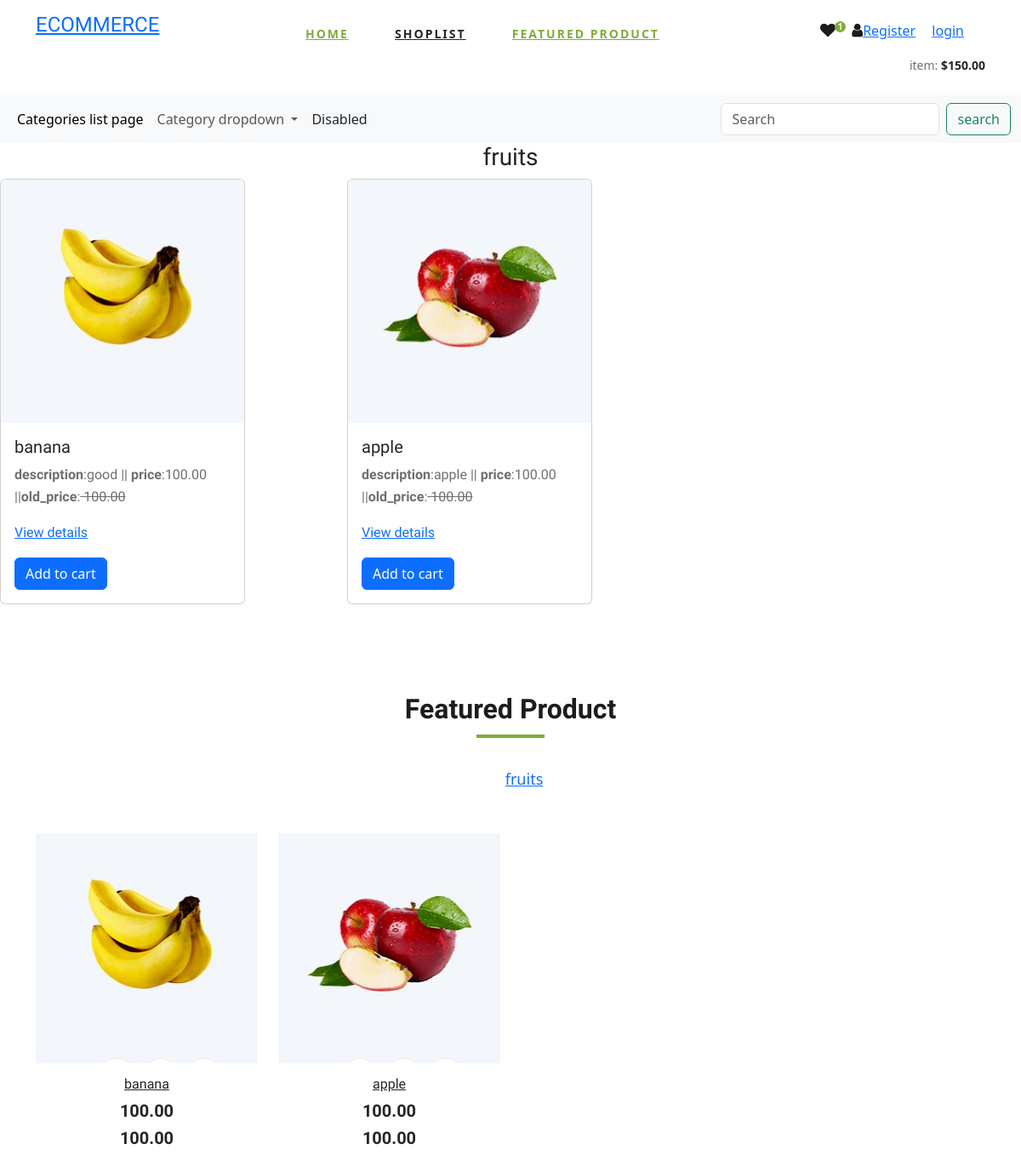
Page /category_product_list/cat2ghgac142e/ on the committed database.
### main/models.py (models this page shows, shortened)
class Category(models.Model):
    cid = ShortUUIDField(unique=True,length = 10,max_length=30,prefix='cat',alphabet="adcdefgh12345")
    title = models.CharField(max_length=100)
    image = models.ImageField(upload_to='category/images/',null=True,blank=True)

class Product(models.Model):
    pid = ShortUUIDField(unique=True,length=10,max_length=20,alphabet="abcdefgh12345",prefix="pro")
    vendor = models.ForeignKey(Vendor,on_delete=models.SET_NULL,null=True)
    category = models.ForeignKey(Category,on_delete=models.SET_NULL,null=True)
    title = models.CharField(max_length=100)
    image = models.ImageField(upload_to='product/images/',null=True,blank=True)
    description = models.TextField(null=True,blank=True)
    price = models.DecimalField(max_digits=999999999,decimal_places=2,default="100")
    old_price = models.DecimalField(max_digits=999999999,decimal_places=2,default="100")
    specifications = models.TextField(null=True,blank=True)
    tags = models.ForeignKey(Tags,on_delete=models.SET_NULL,null=True)
    product_status = models.CharField(choices=STATUS,max_length=10,default="in_review")
    in_stock = models.BooleanField(default=True)
    status = models.BooleanField(default=True)
    featured = models.BooleanField(default=True)
    digital = models.BooleanField(default=True)
    quantity = models.IntegerField(default=0)
    sku = ShortUUIDField(unique=True,length=4,max_length=20,alphabet="1234567890",prefix="sku")
    date = models.DateTimeField(auto_now_add=True)
    updated = models.DateTimeField(null=True,blank=True)

### main/views.py (the view)
# urls.py: path('category_product_list/<str:cid>/',views.category_product_list,name='category_product_list'),
def category_product_list(request,cid):
    category = Category.objects.get(cid=cid)
    products = Product.objects.filter(category=category)
    context = {
        'category':category,
        'products':products
    }
    return render(request,'category/category_product_list.html',context)

### main/context_processor.py (called while the page is built)
def default(request):
    categories = Category.objects.all()
    products = Product.objects.all()
    return {
        'categories' : categories,
        'products':products
    }

### Templates/category/category_product_list.html (shortened to what this page needs)
{% extends "index.html" %}
{% block categoryproductlist %}
<h3 style="text-align:center">{{ category.title }}</h3>
<div class="row">
    {% for product in products %}
    <div class="col-md-4">
      <div class="card mb-4" style="width: 18rem;">
        <img src="{{ product.image.url }}" class="card-img-top" alt="image">
        <div class="card-body">
          <h5 class="card-title">{{ product.title }}</h5>
          <p class="card-text"><b>description</b>:{{ product.description }} || <b>price</b>:{{ product.price }} ||<b>old_price</b>:<strike> {{ product.old_price }}</strike></p>
          <p><a href="{% url 'product_detail_view' pid=product.pid %}">View details</a></p>
          <a href="#" class="btn btn-primary">Add to cart</a>
        </div>
      </div>
    </div>
    {% endfor %}
  </div>
{% endblock %}

### Templates/index.html (shortened to what this page needs)
<!DOCTYPE html>
<html lang="zxx">
{% load static %}
<head>
    <link rel="stylesheet" href="{% static 'css/bootstrap.min.css' %}" type="text/css">
    <link rel="stylesheet" href="{% static 'css/font-awesome.min.css' %}" type="text/css">
    <link rel="stylesheet" href="{% static 'css/elegant-icons.css' %}" type="text/css">
    <link rel="stylesheet" href="{% static 'css/nice-select.css' %}" type="text/css">
    <link rel="stylesheet" href="{% static 'css/jquery-ui.min.css' %}" type="text/css">
    <link rel="stylesheet" href="{% static 'css/owl.carousel.min.css' %}" type="text/css">
    <link rel="stylesheet" href="{% static 'css/slicknav.min.css' %}" type="text/css">
    <link rel="stylesheet" href="{% static 'css/style.css' %}" type="text/css">
    <link href="https://cdn.jsdelivr.net/npm/bootstrap@5.3.3/dist/css/bootstrap.min.css" rel="stylesheet">
</head>
<body>
    <header class="header">
        <div class="container">
            <div class="row">
                <div class="col-lg-3">
                    <div class="header__logo">
                        <a href="{% url 'home' %}"><h4>ECOMMERCE</h4></a>
                    </div>
                </div>
                <div class="col-lg-6">
                    <nav class="header__menu">
                        <ul>
                            <li class="active"><a href="{% url 'home' %}">Home</a></li>
                            <li><a href="#">shoplist</a>
                            </li>
                            <li class="active"><a href="#featured_sec">Featured Product</a></li>
                        </ul>
                    </nav>
                </div>
                <div class="col-lg-3">
                    <div class="header__cart">
                        <ul>
                            <li><a href="#"><i class="fa fa-heart"></i> <span>1</span></a></li>
                            {% if user.is_authenticated %}
                            {{ user.username }}
                            <li><a href="{% url 'user_logout' %}"><i class="fa fa-user"></i> Logout</a></li>
                            <li><a href="{% url 'viewaddtocart' %}"><i class="fa fa-shopping-cart"></i> cart</a></li>
                            <li><a href="{% url 'my_orders' %}">my_orders</a></li>
                            {% else %}
                            <li> <a href="{% url 'register' %}"><i class="fa fa-user"></i>Register </a></li>
                            <li> <a href="{% url 'user_login' %}">login </a></li>
                            {% endif %}
                        </ul>
                        <div class="header__cart__price">item: <span>$150.00</span></div>
                    </div>
                </div>
            </div>
        </div>
    </header>
<nav class="navbar bg-white navbar-expand-lg bg-body-tertiary" data-bs-theme="light">
    <div class="container-fluid">
      <div class="collapse navbar-collapse" id="navbarSupportedContent">
        <ul class="navbar-nav me-auto mb-2 mb-lg-0">
          <li class="nav-item">
            <a class="nav-link active" aria-current="page" href="{% url 'category_list' %}">Categories list page</a>
          </li>
          <li class="nav-item dropdown">
            <a class="nav-link dropdown-toggle" href="#" role="button" data-bs-toggle="dropdown" aria-expanded="false">
              Category dropdown
            </a>
          </li>
          <li class="nav-item">
            <a class="nav-link " aria-disabled="true">Disabled</a>
          </li>
        </ul>
        <form class="d-flex" role="search" method='post' action = "{% url 'searchindex' %}">
          <input class="form-control me-2" name="searched"  type="search" placeholder="Search" aria-label="Search">
          <button class="btn btn-outline-success" type='submit' >search</button>
        </form>
      </div>
    </div>
  </nav>
{% block categoryproductlist %}
{% endblock %}
    <section class="featured spad">
        <div class="container">
            <div class="row">
                <div class="col-lg-12">
                    <div class="section-title" id="featured_sec">
                        <h2>Featured Product</h2>
                    </div>
                    <div class="featured__controls">
                        <ul>
                            {% for category in categories %}
                            <li><a href="{% url 'category_product_list' category.cid %}" class="active" >{{ category.title }}</a></li>
                            {% endfor %}
                        </ul>
                    </div>
                </div>
            </div>
            <div class="row featured__filter">
                {% if products %}
                {% for product in products %}
                <div class="col-lg-3 col-md-4 col-sm-6 mix oranges fresh-meat">
                    <div class="featured__item">
                        <div class="featured__item__pic set-bg" data-setbg="{{ product.image.url }}">
                            <ul class="featured__item__pic__hover">
                                <li><a href="#"></a></li>
                                <li><a href="{% url 'product_detail_view' product.pid %}"></a></li>
                                <li><a href="{% url 'addtocart' product.pid %}"></a></li>
                            </ul>
                        </div>
                        <div class="featured__item__text">
                            <h6><a href="#">{{ product.title }}</a></h6>
                            <h5>{{ product.price }}</h5><h5>{{ product.old_price }}</h5>
                        </div>
                    </div>
                </div>
                {% endfor %}
                {% endif %}
            </div>
        </div>
    </section>
</body>
</html>

### static/css/style.css (style rules this page uses)
html, body { height: 100%; font-family: "Cairo", sans-serif; -webkit-font-smoothing: antialiased; font-smoothing: antialiased; }
h1, h2, h3, h4, h5, h6 { margin: 0; color: #111111; font-weight: 400; font-family: "Cairo", sans-serif; }
h2 { font-size: 36px; }
h3 { font-size: 30px; }
h4 { font-size: 24px; }
h5 { font-size: 18px; }
h6 { font-size: 16px; }
p { font-size: 16px; font-family: "Cairo", sans-serif; color: #6f6f6f; font-weight: 400; line-height: 26px; margin: 0 0 15px 0; }
img { max-width: 100%; }
ul, ol { padding: 0; margin: 0; }
.section-title { margin-bottom: 50px; text-align: center; }
.section-title h2 { color: #1c1c1c; font-weight: 700; position: relative; }
.section-title h2:after { position: absolute; left: 0; bottom: -15px; right: 0; height: 4px; width: 80px; background: #7fad39; content: ""; margin: 0 auto; }
.set-bg { background-repeat: no-repeat; background-size: cover; background-position: top center; }
.spad { padding-top: 100px; padding-bottom: 100px; }
.header__logo { padding: 15px 0; }
.header__logo a { display: inline-block; }
.header__menu { padding: 24px 0; }
.header__menu ul li { list-style: none; display: inline-block; margin-right: 50px; position: relative; }
.header__menu ul li.active a { color: #7fad39; }
.header__menu ul li:last-child { margin-right: 0; }
.header__menu ul li a { font-size: 14px; color: #252525; text-transform: uppercase; font-weight: 700; letter-spacing: 2px; -webkit-transition: all, 0.3s; -moz-transition: all, 0.3s; -ms-transition: all, 0.3s; -o-transition: all, 0.3s; transition: all, 0.3s; padding: 5px 0; display: block; }
.header__cart { text-align: right; padding: 24px 0; }
.header__cart ul { display: inline-block; margin-right: 25px; }
.header__cart ul li { list-style: none; display: inline-block; margin-right: 15px; }
.header__cart ul li:last-child { margin-right: 0; }
.header__cart ul li a { position: relative; }
.header__cart ul li a i { font-size: 18px; color: #1c1c1c; }
.header__cart ul li a span { height: 13px; width: 13px; background: #7fad39; font-size: 10px; color: #ffffff; line-height: 13px; text-align: center; font-weight: 700; display: inline-block; border-radius: 50%; position: absolute; top: 0; right: -12px; }
.header__cart .header__cart__price { font-size: 14px; color: #6f6f6f; display: inline-block; }
.header__cart .header__cart__price span { color: #252525; font-weight: 700; }
.featured { padding-top: 80px; padding-bottom: 40px; }
.featured__controls { text-align: center; margin-bottom: 50px; }
.featured__controls ul li { list-style: none; font-size: 18px; color: #1c1c1c; display: inline-block; margin-right: 25px; position: relative; cursor: pointer; }
.featured__controls ul li:after { position: absolute; left: 0; bottom: -2px; width: 100%; height: 2px; background: #7fad39; content: ""; opacity: 0; }
.featured__controls ul li:last-child { margin-right: 0; }
.featured__item { margin-bottom: 50px; }
.featured__item__pic { height: 270px; position: relative; overflow: hidden; background-position: center center; }
.featured__item__pic__hover { position: absolute; left: 0; bottom: -50px; width: 100%; text-align: center; -webkit-transition: all, 0.5s; -moz-transition: all, 0.5s; -ms-transition: all, 0.5s; -o-transition: all, 0.5s; transition: all, 0.5s; }
.featured__item__pic__hover li { list-style: none; display: inline-block; margin-right: 6px; }
.featured__item__pic__hover li:last-child { margin-right: 0; }
.featured__item__pic__hover li a { font-size: 16px; color: #1c1c1c; height: 40px; width: 40px; line-height: 40px; text-align: center; border: 1px solid #ebebeb; background: #ffffff; display: block; border-radius: 50%; -webkit-transition: all, 0.5s; -moz-transition: all, 0.5s; -ms-transition: all, 0.5s; -o-transition: all, 0.5s; transition: all, 0.5s; }
.featured__item__text { text-align: center; padding-top: 15px; }
.featured__item__text h6 { margin-bottom: 10px; }
.featured__item__text h6 a { color: #252525; }
.featured__item__text h5 { color: #252525; font-weight: 700; }
@media only screen and (min-width: 1200px) { .container { max-width: 1170px; } }

### rows in the picture
Category: title "fruits"
Product: image (picture), title "banana", description "good", price "100.00", old_price "100.00", shows a picture
Product: image (picture), title "apple", description "apple", price "100.00", old_price "100.00", shows a picture
